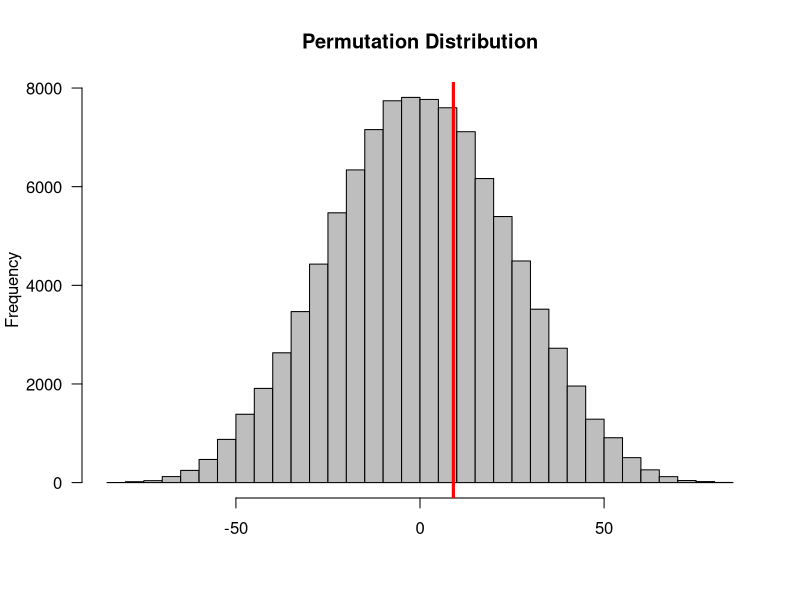

Reproduce this figure in R.
# Generating data
set.seed(2021)
d <- as.data.frame(cbind(rnorm(1:20, 500, 50), c(rep(0, 10), rep(1, 10))))
View(d)
treatment <- d$V2
outcome <- d$V1

#Difference in means
original <- diff(tapply(outcome, treatment, mean))
mean(outcome[treatment==1])-mean(outcome[treatment==0])

#Permutation test
permutation.test <- function(treatment, outcome, n){
        distribution=c()
        result=0
        for(i in 1:n){
                distribution[i]=diff(by(outcome, sample(treatment, length(treatment), FALSE), mean))
        }
        result=sum(abs(distribution) >= abs(original))/(n)
        return(list(result, distribution))
}

test1 <- permutation.test(treatment, outcome, 100000)
hist(test1[[2]], breaks=25, col='grey', main="Permutation Distribution", las=1, xlab='')
abline(v=original, lwd=3, col="red")

test1[[1]]


#Compare to t-test
t.test(outcome~treatment)